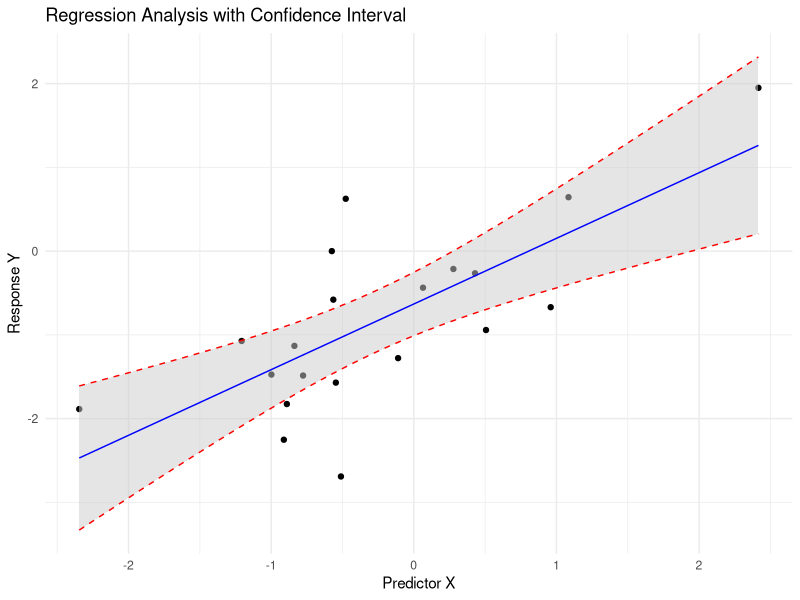

This chart was generated by the following R code:
library(ggplot2)

# Set seed for reproducibility
set.seed(1234)

# Generate data
x <- rnorm(20)
df <- data.frame(x = x, y = x + rnorm(20))

# Fit model
mod <- lm(y ~ x, data = df)

# Generate predictions and confidence intervals
newx <- seq(min(df$x), max(df$x), length.out = 100)
preds <- predict(mod, newdata = data.frame(x = newx), interval = "confidence")
preds_df <- data.frame(x = newx, lwr = preds[, "lwr"], upr = preds[, "upr"])

# Plot using ggplot2
p <- ggplot(df, aes(x = x, y = y)) +
    geom_point() + # Scatter plot
    geom_ribbon(data = preds_df, aes(y = NULL, ymin = lwr, ymax = upr), fill = "grey80", alpha = 0.5) +
    geom_line(data = preds_df, aes(y = (lwr + upr) / 2), color = "blue") + # Regression line
    geom_line(data = preds_df, aes(y = lwr), linetype = "dashed", color = "red") +
    geom_line(data = preds_df, aes(y = upr), linetype = "dashed", color = "red") +
    labs(
        title = "Regression Analysis with Confidence Interval",
        x = "Predictor X", y = "Response Y"
    ) +
    theme_minimal()

print(p)
